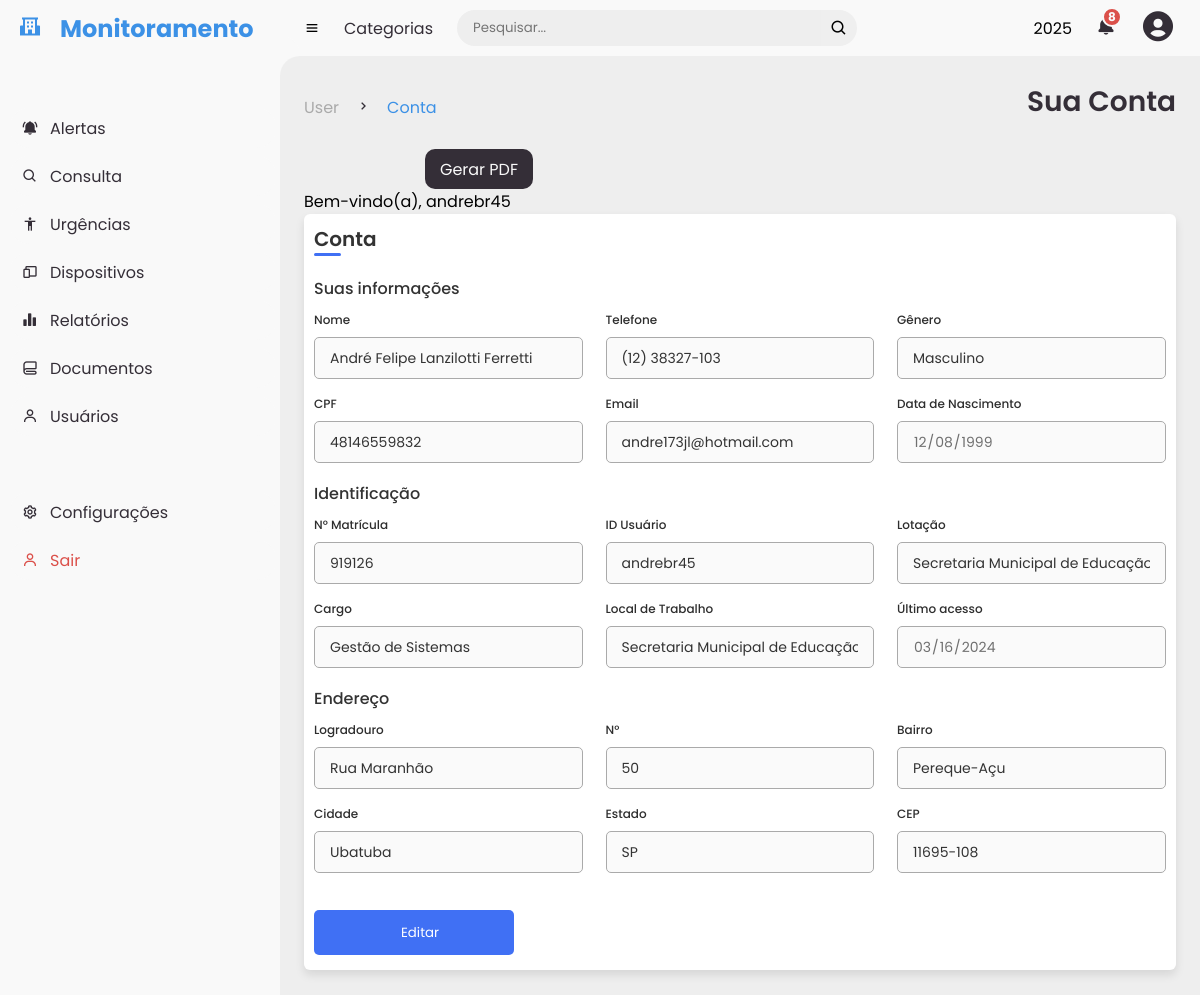
The page /user/perfil (signed in) on the database its author committed.
### app.py (models this page shows, shortened)
class users(db.Model):
    __bind_key__ = None  # Usar o banco SQLite (padrão)
    _id = db.Column("id", db.Integer, primary_key=True)
    name = db.Column(db.String(100))
    telefone = db.Column(db.String(100))
    email = db.Column(db.String(100))
    senha = db.Column(db.String(100))  # Armazena o hash da senha
    data = db.Column(db.String(10))
    hora = db.Column(db.String(8))
    situacao = db.Column(db.String(8))
    nivel_acesso = db.Column(db.String(100))
    genero = db.Column(db.String(100))
    cpf = db.Column(db.String(100))
    data_nascimento = db.Column(db.String(100))
    matricula = db.Column(db.String(100))
    usuario = db.Column(db.String(100))
    lotacao = db.Column(db.String(100))
    cargo = db.Column(db.String(100))
    local_trabalho = db.Column(db.String(100))
    logradouro = db.Column(db.String(100))
    numero = db.Column(db.String(100))
    bairro = db.Column(db.String(100))
    cidade = db.Column(db.String(100))
    estado = db.Column(db.String(100))
    cep = db.Column(db.String(100))

### app.py (the view)
@app.route("/user/perfil", methods=["GET"])
def user():
    if "user_id" in session:
        user_id = session["user_id"]
        found_user = users.query.get(user_id)
        if found_user:
            return render_template("user.html", user=found_user)
        else:
            flash("Usuário não encontrado!")
            return redirect(url_for("login"))
    else:
        flash("Você não está logado!")
        return redirect(url_for("login"))

### templates/user.html (shortened to what this page needs)
{% extends "base.html" %}
{% block first_title %}User{% endblock %}
{% block main_title%}Sua Conta{% endblock %}
{% block sub_title %}Conta{% endblock %}
{% block content %}
<p>Bem-vindo(a), {{user.usuario}}</p>
<head>
    <link rel="stylesheet" type="text/css" href="{{ url_for('static', filename='styles/user.css')}}">
</head>
  <div class="container">
    <header>Conta</header>
    <form action="#">
        <div class="form first">
            <div class="details personal">
                <span class="title">Suas informações</span>
                <div class="fields">
                    <div class="input-field">
                        <label>Nome</label>
                        <input type="text" value="{{user.name}}" required disabled>
                    </div>
                    <div class="input-field">
                        <label>Telefone</label>
                        <input id="inputPhoneForm" type="tel" value="{{user.telefone}}" required disabled>
                    </div>
                    <div class="input-field">
                        <label>Gênero</label>
                        <input id="inputGeneroForm" type="text" value="{{user.genero}}" required disabled>
                    </div>
                    <div class="input-field">
                        <label>CPF</label>
                        <input type="text" value="{{user.cpf}}" disabled>
                    </div>
                    <div class="input-field">
                        <label>Email</label>
                        <input type="text" value="{{user.email}}" required disabled>
                    </div>
                    <div class="input-field">
                        <label>Data de Nascimento</label>
                        <input type="date" value="{{user.data_nascimento}}" required disabled>
                    </div>
                </div>
            </div>
            <div class="details ID">
                <span class="title">Identificação</span>
                <div class="fields">
                    <div class="input-field">
                        <label>N° Matrícula</label>
                        <input type="text" value="{{user.matricula}}" required disabled>
                    </div>
                    <div class="input-field">
                        <label>ID Usuário</label>
                        <input type="text" value="{{user.usuario}}" disabled>
                    </div>
                    <div class="input-field">
                        <label>Lotação</label>
                        <input type="text" value="{{user.lotacao}}" disabled>
                    </div>
                    <div class="input-field">
                        <label>Cargo</label>
                        <input type="text" value="{{user.cargo}}" disabled>
                    </div>
                    <div class="input-field">
                        <label>Local de Trabalho</label>
                        <input type="text" value="{{user.local_trabalho}}" disabled>
                    </div>
                    <div class="input-field">
                        <label>Último acesso</label>
                        <input type="date" value="2024-03-16" disabled>
                    </div>
                </div>
                <div class="details ID">
                    <span class="title">Endereço</span>
                    <div class="fields">
                        <div class="input-field">
                            <label>Logradouro</label>
                            <input type="text" value="{{user.logradouro}}" disabled>
                        </div>
                        <div class="input-field">
                            <label>N°</label>
                            <input type="text" value="{{user.numero}}" disabled>
                        </div>
                        <div class="input-field">
                            <label>Bairro</label>
                            <input type="text" value="{{user.bairro}}" disabled>
                        </div>
                        <div class="input-field">
                            <label>Cidade</label>
                            <input type="text" value="{{user.cidade}}" disabled>
                        </div>
                        <div class="input-field">
                            <label>Estado</label>
                            <input type="text" value="{{user.estado}}" disabled>
                        </div>
                        <div class="input-field">
                            <label>CEP</label>
                            <input id="inputCEPForm" type="text" value="{{user.cep}}" disabled>
                        </div>
                    </div>
                    <a href="editar"><button type="button" class="btn btn-dark btn-primary"> Editar</button></a>
                </div>
            </div>
        </div>
    </form>
</div>
{% endblock %}

### templates/base.html (shortened to what this page needs)
<!DOCTYPE html>
<html>
<head>
    <link rel="stylesheet" type="text/css" href="{{ url_for('static', filename='styles/style.css')}}">
    <link href="https://unpkg.com/boxicons@2.0.9/css/boxicons.min.css" rel="stylesheet">
</head>
<body>
      <section id="sidebar">
          <a href="#" class="brand">
              <i class='bx bxs-school' ></i>
              <span class="text">Monitoramento</span>
          </a>
          <ul class="side-menu top">
              <li {% if current_page == 'alertas' %}class="active"{% endif %}>
                  <a href="{{ url_for('alertas') }}">
                      <i class='bx bxs-bell-ring'></i>
                      <span class="text">Alertas</span>
                  </a>
              </li>
              <li {% if current_page == 'consulta' %}class="active"{% endif %}>
                  <a href="{{ url_for('consulta') }}">
                      <i class='bx bx-search'></i>
                      <span class="text">Consulta</span>
                  </a>
              </li>
              <li {% if current_page == 'urgencias' %}class="active"{% endif %}>
                <a href="{{ url_for('urgencias') }}">
                    <i class='bx bx-body'></i>
                    <span class="text">Urgências</span>
                </a>
            </li>
              <li {% if current_page == 'dispositivos' %}class="active"{% endif %}>
                  <a href="{{ url_for('dispositivos') }}">
                      <i class='bx bx-devices'></i>
                      <span class="text">Dispositivos</span>
                  </a>
              </li>
              <li {% if current_page == 'relatorios' %}class="active"{% endif %}>
                <a href="{{ url_for('relatorios') }}">
                    <i class='bx bxs-bar-chart-alt-2'></i>
                    <span class="text">Relatórios</span>
                </a>
            </li>
              <li {% if current_page == 'documentos' %}class="active"{% endif %}>
                <a href="{{ url_for('documentos') }}">
                    <i class='bx bx-blanket'></i>
                    <span class="text">Documentos</span>
                </a>
            </li>
            <li {% if current_page == 'usuarios' %}class="active"{% endif %}>
              <a href="{{ url_for('usuarios') }}">
                <i class='bx bx-user'></i>
                  <span class="text">Usuários</span>
              </a>
          </li>
          </ul>
          <ul class="side-menu">
            <li>
              <a href="#">
                  <i class='bx bx-cog'></i>
                  <span class="text">Configurações</span>
              </a>
          </li>
          <li>
              <a href="{{ url_for('logout') }}" class="logout">
                  <i class='bx bx-user'></i>
                  <span class="text">Sair</span>
              </a>
          </li>
          </ul>
      </section>
      <section id="content">
        <nav>
          <i class='bx bx-menu'></i>
          <a href="#" class="nav-link">Categorias</a>
          <form action="#">
            <div class="form-input">
              <input type="search" placeholder="Pesquisar...">
              <button type="submit" class="search-btn"><i class='bx bx-search'></i></button>
            </div>
          </form>
          <span class="text">2025</span>
          <a href="#" class="notification">
            <i class='bx bxs-bell'></i>
            <span class="num">8</span>
          </a>
          <a class="profile">
            <i class='bx bxs-user-circle'></i>
          </a>
        </nav>
        <main>
          <div class="head-title" style="display: flex;">
            <ul class="breadcrumb">
                <li>
                    <a href="#">{% block first_title %}{% endblock %}</a>
                </li>
                <li><i class='bx bx-chevron-right' ></i></li>
                <li>
                    <a href="#" class="active">{% block sub_title %}{% endblock %}</a>
                </li>
            </ul>
            <h1>{% block main_title %}{% endblock %}</h1>
            <div class="btn-download">
              <a id="gerarPDF" href="#">
                <span class="text">Gerar PDF</span>
              </a>
            </div>
          </div>
          {% block content %}{% endblock %}
        </main>
      </section>
</body>
</html>

### static/styles/style.css (style rules this page uses)
* { margin: 0; padding: 0; box-sizing: border-box; font-family: var(--poppins); }
a { text-decoration: none; }
li { list-style: none; }
:root { --poppins: 'Poppins', sans-serif; --light: #F9F9F9; --blue: #3c91e6; --light-blue: #CFE8FF; --grey: #eee; --dark-grey: #AAAAAA; --dark: #342E37; --red: #DB504A; --yellow: #FFCE26; --light-yellow: #FFF2C6; --orange: #FD7238; --light-orange: #FFE0F3; }
body { background: var(--grey); }
#sidebar { position: fixed; top: 0; left: 0; width: 280px; height: 100%; background: var(--light); z-index: 1000; transition: 0.3s; overflow-x: hidden; }
#sidebar .brand { font-size: 24px; font-weight: 700; height: 56px; display: flex; align-items: center; color: var(--blue); }
#sidebar .brand .bx { min-width: 60px; display: flex; justify-content: center; }
#sidebar .side-menu { width: 100%; margin-top: 48px; }
#sidebar .side-menu li { height: 48px; background: transparent; margin-left: 6px; border-radius: 48px 0 0 48px; padding: 4px; }
#sidebar .side-menu li a { width: 100%; height: 100%; background: var(--light); display: flex; align-items: center; border-radius: 48px; font-size: 16px; color: var(--dark); white-space: nowrap; overflow-x: hidden; }
#sidebar .side-menu li a.logout { color: var(--red); }
#sidebar .side-menu li a .bx { min-width: calc(60px - (4px + 6px) * 2); display: flex; justify-content: center; }
#content { position: relative; width: calc(100% - 280px); left: 280px; transition: .3s ease; }
#content nav { height: 56px; background: var(--light); padding: 0 24px; display: flex; align-items: center; grid-gap: 24px; position: relative; }
#content nav::before { content: ''; position: absolute; width: 40px; height: 40px; bottom: -40px; left: 0; border-radius: 50%; box-shadow: -20px -20px 0 var(--light); }
#content nav a { color: var(--dark); }
#content nav .bx.bx-menu { cursor: pointer; }
#content nav .nav-link { font-size: 16px; transition: 3s ease; }
#content nav form { max-width: 400px; width: 100%; margin-right: auto; }
#content nav form .form-input { display: flex; align-items: center; height: 36px; }
#content nav form .form-input input { flex-grow: 1; padding: 0 16px; height: 100%; border: none; background: var(--grey); border-radius: 36px 0 0 36px; outline: none; }
#content nav form .form-input button { width: 36px; height: 100%; display: flex; justify-content: center; align-items: center; font-size: 18px; outline: none; border: none; border-radius: 0 36px 36px 0; cursor: pointer; }
#content nav .notification { font-size: 20px; position: relative; }
#content nav .notification .num { position: absolute; top: -6px; right: -6px; width: 20px; height: 20px; border-radius: 50%; border: 2px solid var(--light); background: var(--red); color: var(--light); font-weight: 700; font-size: 12px; display: flex; justify-content: center; align-items: center; }
#content nav .profile i { font-size: 36px; cursor: pointer; }
#content main { width: 100%; padding: 25px 24px; }
#content main .head-title { display: flex; align-items: center; justify-content: space-between; grid-gap: 16px; flex-wrap: wrap; }
#content main .head-title h1 { font-size: 28px; font-weight: 600; margin-bottom: 10px; color: var(--dark); }
#content main .head-title .breadcrumb { display: flex; align-items: center; width: 350px; grid-gap:16px }
#content main .head-title .breadcrumb li { color: var(--dark); }
#content main .head-title .breadcrumb li a { color: var(--dark-grey); pointer-events: none; }
#content main .head-title .breadcrumb li a.active { color: var(--blue); pointer-events: unset; }
#content main .head-title .btn-download { width: 350px; height: 40px; display: flex; justify-content: center; }
#content main .head-title .btn-download a { color: var(--light); background: var(--dark); border-radius: 10px; align-items: center; padding: 0px 15px; display: flex; justify-content: center; }

### rows shown on the page
users: usuario "andrebr45", name "André Felipe Lanzilotti Ferretti", telefone "(12) 38327-103", genero "Masculino", cpf "48146559832", email "andre173jl@hotmail.com", data_nascimento "12/08/1999", matricula "919126", lotacao "Secretaria Municipal de Educação", cargo "Gestão de Sistemas", local_trabalho "Secretaria Municipal de Educação", logradouro "Rua Maranhão", numero "50", bairro "Pereque-Açu", cidade "Ubatuba", estado "SP", cep "11695-108"
